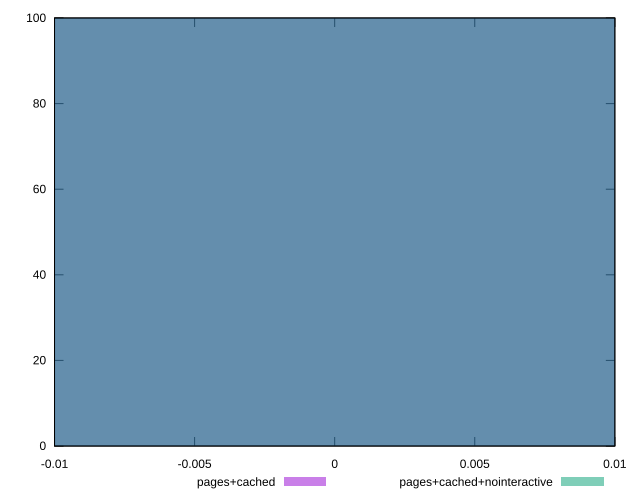

Write the gnuplot code that produced this figure.
reset
set terminal svg size 640, 500
set output "reprap/legacy-javascript/comparison/histogram/2_vs_3.svg"

$pagesCached <<EOF
0 100
EOF

$pagesCachedNointeractive <<EOF
0 100
EOF

set key outside below
set boxwidth 0.1
set yrange [0:100]
set style fill transparent solid 0.5 noborder

plot \
  $pagesCached title "pages+cached" with boxes, \
  $pagesCachedNointeractive title "pages+cached+nointeractive" with boxes, \


reset
